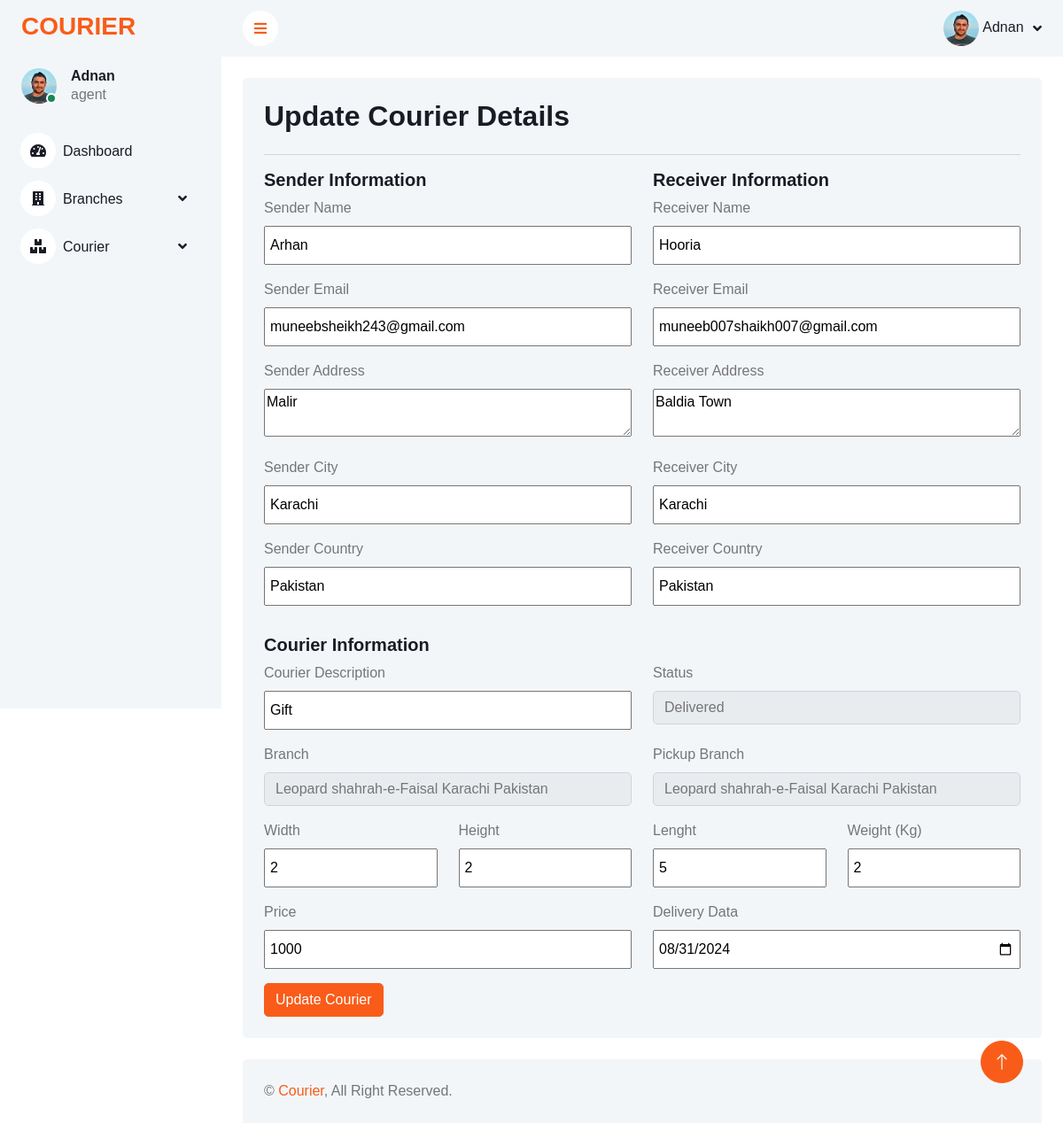
The app's page /backend/update-courier.php?courier_id=6 (signed in) with its own data.
### tables this page shows
CREATE TABLE `user` (
  `user_id` int(11) NOT NULL,
  `name` varchar(255) NOT NULL,
  `email` varchar(255) NOT NULL,
  `password` varchar(255) NOT NULL,
  `profile_picture` varchar(255) NOT NULL,
  `role_id` int(11) NOT NULL
);

CREATE TABLE `role` (
  `role_id` int(11) NOT NULL,
  `role_type` varchar(255) NOT NULL
);

CREATE TABLE `courier` (
  `courier_id` int(11) NOT NULL,
  `tracking_number` varchar(255) NOT NULL,
  `sender_name` varchar(255) NOT NULL,
  `sender_email` varchar(255) NOT NULL,
  `sender_address` varchar(255) NOT NULL,
  `sender_city` varchar(255) NOT NULL,
  `sender_country` varchar(255) NOT NULL,
  `receiver_name` varchar(255) NOT NULL,
  `receiver_email` varchar(255) NOT NULL,
  `receiver_address` varchar(255) NOT NULL,
  `receiver_city` varchar(255) NOT NULL,
  `receiver_country` varchar(255) NOT NULL,
  `courier_description` varchar(255) NOT NULL,
  `courier_status` varchar(255) NOT NULL,
  `from_branch` varchar(255) NOT NULL,
  `to_branch` varchar(255) NOT NULL,
  `width` varchar(255) NOT NULL,
  `height` varchar(255) NOT NULL,
  `lenght` varchar(255) NOT NULL,
  `weight` varchar(255) NOT NULL,
  `price` varchar(255) NOT NULL,
  `delivery_date` date NOT NULL,
  `creates_date` datetime NOT NULL DEFAULT current_timestamp()
);

### backend/update-courier.php (the view, shortened to what the rows shown need)
<?php
include('db.php');
?>
<?php
include 'links.php';
?>
</head>
<?php
include 'header.php';
?>
            <div class="container-fluid pt-4 px-4">
                <div class="row g-4">
                    <div class="col-12">
                        <div class="bg-light rounded h-100 p-4">
                            <h2 class="mb-4">Update Courier Details</h2>
                            <?php
                             $courier_Id = $_GET['courier_id'];
                             $sql1 = "SELECT * FROM courier WHERE courier_id = '$courier_Id'";
                             $result1 = mysqli_query($conn, $sql1);
                             if (mysqli_num_rows($result1)) {
                                 while ($row1 = mysqli_fetch_assoc($result1)) {
                             ?>
                            <form action="<?php $_SERVER['PHP_SELF'] ?>" method="POST">
                                <div class="row">
                                    <div class="col-sm-12 col-md-6  mb-3">
                                        <div class="row">
                                            <h5>Sender Information</h5>
                                            <div class="col-sm-12 mb-3">
                                                <label for="exampleInputPassword1" class="form-label">Sender Name</label>
                                                <input type="text" name="sender_name" value="<?php echo $row1['sender_name']?>" required>
                                            </div>
                                            <div class="col-sm-12 mb-3">
                                                <label for="exampleInputPassword1" class="form-label">Sender Email</label>
                                                <input type="email" name="sender_email" value="<?php echo $row1['sender_email']?>" required>
                                            </div>
                                            <div class="col-sm-12 mb-3">
                                                <label for="exampleInputPassword1" class="form-label">Sender Address</label>
                                                <textarea name="sender_address"  required><?php echo $row1['sender_address']?></textarea>
                                            </div>
                                            <div class="col-sm- mb-3">
                                                <label for="exampleInputPassword1" class="form-label">Sender City</label>
                                                <input type="text" name="sender_city" value="<?php echo $row1['sender_city']?>" required>
                                            </div>
                                            <div class="col-sm-12 mb-3">
                                                <label for="exampleInputPassword1" class="form-label">Sender Country</label>
                                                <input type="text" name="sender_country" value="<?php echo $row1['sender_country']?>" required>
                                            </div>
                                        </div>
                                    </div>
                                    <div class="col-sm-12 col-md-6  mb-3">
                                        <div class="row">
                                            <h5>Receiver Information</h5>
                                            <div class="col-sm-12 mb-3">
                                                <label for="exampleInputPassword1" class="form-label">Receiver Name</label>
                                                <input type="text" name="receiver_name" value="<?php echo $row1['receiver_name']?>" required>
                                            </div>
                                            <div class="col-sm-12 mb-3">
                                                <label for="exampleInputPassword1" class="form-label">Receiver Email</label>
                                                <input type="email" name="receiver_email" value="<?php echo $row1['receiver_email']?>" required>
                                            </div>
                                            <div class="col-sm-12 mb-3">
                                                <label for="exampleInputPassword1" class="form-label">Receiver Address</label>
                                                <textarea name="receiver_address" required><?php echo $row1['receiver_address']?></textarea>
                                            </div>
                                            <div class="col-sm- mb-3">
                                                <label for="exampleInputPassword1" class="form-label">Receiver City</label>
                                                <input type="text" name="receiver_city" value="<?php echo $row1['receiver_city']?>" required>
                                            </div>
                                            <div class="col-sm-12 mb-3">
                                                <label for="exampleInputPassword1" class="form-label">Receiver Country</label>
                                                <input type="text" name="receiver_country" value="<?php echo $row1['receiver_country']?>" required>
                                            </div>
                                        </div>
                                    </div>
                                </div>
                                <div class="row">
                                    <h5>Courier Information</h5>
                                    <div class="col-sm-12 col-md-6 mb-3">
                                        <label for="exampleInputPassword1" class="form-label">Courier Description</label>
                                        <input type="text" name="courier_description" value="<?php echo $row1['courier_description']?>" required>
                                    </div>
                                    <div class="col-sm-12 col-md-6 mb-3">
                                        <label for="exampleInputPassword1" class="form-label">Status</label>
                                        <select name="courier_status" class="form-control">
                                            <?php
                                            $sql3 = "SELECT * FROM `status`";
                                            $result3 = mysqli_query($conn, $sql3);
                                            if (mysqli_num_rows($result3) > 0) {
                                                while ($row3 = mysqli_fetch_assoc($result3)) {
                                                    if ($row1['courier_status'] == $row3['status_id']) {
                                                        $selected = "selected";
                                                    }else {
                                                        $selected = "";
                                                    }
                                                   echo" <option {$selected} value='{$row3['status_id']}'>{$row3['status_type']}</option>";
                                                }
                                            }
                                            ?>
                                        </select>
                                    </div>
                                    <div class="col-sm-12 col-md-6 mb-3">
                                        <label for="exampleInputPassword1" class="form-label">Branch</label>
                                        <select name="from_branch" class="form-control">
                                            <?php
                                            $sql2 = "SELECT * FROM `branch`";
                                            $result2 = mysqli_query($conn, $sql2);
                                            if (mysqli_num_rows($result2) > 0) {
                                                while ($row2 = mysqli_fetch_assoc($result2)) {
                                                    if ($row1['from_branch'] == $row2['branch_id']) {
                                                        $selected = "selected";
                                                    }else {
                                                        $selected = "";
                                                    }
                                                   echo" <option {$selected} value='{$row2['branch_id']}'>{$row2['branch_name']} {$row2['branch_address']} {$row2['branch_city']} {$row2['branch_country']}</option>";
                                                }
                                            }
                                            ?>
                                        </select>
                                    </div>
                                    <div class="col-sm-12 col-md-6 mb-3">
                                        <label for="exampleInputPassword1" class="form-label">Pickup Branch</label>
                                        <select name="to_branch" class="form-control">
                                            <?php
                                            $sql2 = "SELECT * FROM `branch`";
                                            $result2 = mysqli_query($conn, $sql2);
                                            if (mysqli_num_rows($result2) > 0) {
                                                while ($row2 = mysqli_fetch_assoc($result2)) {
                                                    if ($row1['to_branch'] == $row2['branch_id']) {
                                                        $selected = "selected";
                                                    }else {
                                                        $selected = "";
                                                    }
                                                   echo" <option {$selected} value='{$row2['branch_id']}'>{$row2['branch_name']} {$row2['branch_address']} {$row2['branch_city']} {$row2['branch_country']}</option>";
                                                }
                                            }
                                            ?>
                                        </select>
                                    </div>
                                    <div class="col-sm-12 col-md-6 mb-3">
                                        <div class="row">
                                            <div class="col-6">
                                                <label for="exampleInputPassword1" class="form-label">Width</label>
                                                <input type="text" name="width" value="<?php echo $row1['width']?>" required>
                                            </div>
                                            <div class="col-6">
                                                <label for="exampleInputPassword1" class="form-label">Height</label>
                                                <input type="text" name="height" value="<?php echo $row1['height']?>" required>
                                            </div>
                                        </div>
                                    </div>
                                    <div class="col-sm-12 col-md-6 mb-3">
                                        <div class="row">
                                            <div class="col-6">
                                                <label for="exampleInputPassword1" class="form-label">Lenght</label>
                                                <input type="text" name="lenght" value="<?php echo $row1['lenght']?>" required>
                                            </div>
                                            <div class="col-6">
                                                <label for="exampleInputPassword1" class="form-label">Weight (Kg)</label>
                                                <input type="text" name="weight" value="<?php echo $row1['weight']?>" required>
                                            </div>
                                        </div>
                                    </div>
                                    <div class="col-sm-12 col-md-6 mb-3">
                                        <label for="exampleInputPassword1" class="form-label">Price</label>
                                        <input type="text" name="price" value="<?php echo $row1['price']?>" required>
                                    </div>
                                    <div class="col-sm-12 col-md-6 mb-3">
                                        <label for="exampleInputPassword1" class="form-label">Delivery Data</label>
                                        <input type="date" name="delivery_date" value="<?php echo $row1['delivery_date']?>" required>
                                    </div>
                                </div>
                                <button type="submit" class="btn btn-primary">Update Courier</button>
                            </form>
                            <?php
                                 }
                                }
                            ?>
                        </div>
                    </div>
                </div>
            </div>
            <?php
include 'footer.php';
?>

### backend/header.php (shortened to what the rows shown need)
<body>
    <div class="container-xxl position-relative bg-white d-flex p-0">
        <div class="sidebar pe-4 pb-3">
            <nav class="navbar bg-light navbar-light">
                <div class="d-flex align-items-center ms-4 mb-4">
                <div class="position-relative">
                        <img class="rounded-circle" src="uploads-images/<?php echo $row5['profile_picture']?>" alt="" style="width: 40px; height: 40px;">
                        <div class="bg-success rounded-circle border border-2 border-white position-absolute end-0 bottom-0 p-1"></div>
                    </div>
                    <div class="ms-3">
                        <h6 class="mb-0"><?php echo $_SESSION['name']?></h6>
                        <span class="role-heading"><?php echo $row5['role_type']?></span>
                    </div>
                </div>
            </nav>
        </div>
        <div class="content">
            <nav class="navbar navbar-expand bg-light navbar-light sticky-top px-4 py-0">
                <div class="navbar-nav align-items-center ms-auto">
                    <div class="nav-item dropdown">
                        <a href="#" class="nav-link dropdown-toggle" data-bs-toggle="dropdown">
                        <img class="rounded-circle" src="uploads-images/<?php echo $row5['profile_picture']?>" alt="" style="width: 40px; height: 40px;">
                            <span class="d-none d-lg-inline-flex"><?php echo $_SESSION['name']?></span>
                        </a>
                    </div>
                </div>
            </nav>

### records on screen
user: profile_picture (picture), role.role_type "agent"
courier: sender_name "Arhan", sender_email "muneebsheikh243@gmail.com", sender_address "Malir", sender_city "Karachi", sender_country "Pakistan", receiver_name "Hooria", receiver_email "muneeb007shaikh007@gmail.com", receiver_address "Baldia Town", receiver_city "Karachi", receiver_country "Pakistan", courier_description "Gift", width "2", height "2", lenght "5", weight "2", price "1000", delivery_date "08/31/2024"

### other values on screen
$_SESSION['name'] "Adnan"
form field courier_status "Delivered"
form field from_branch "Leopard shahrah-e-Faisal Karachi Pakistan"
form field to_branch "Leopard shahrah-e-Faisal Karachi Pakistan"
